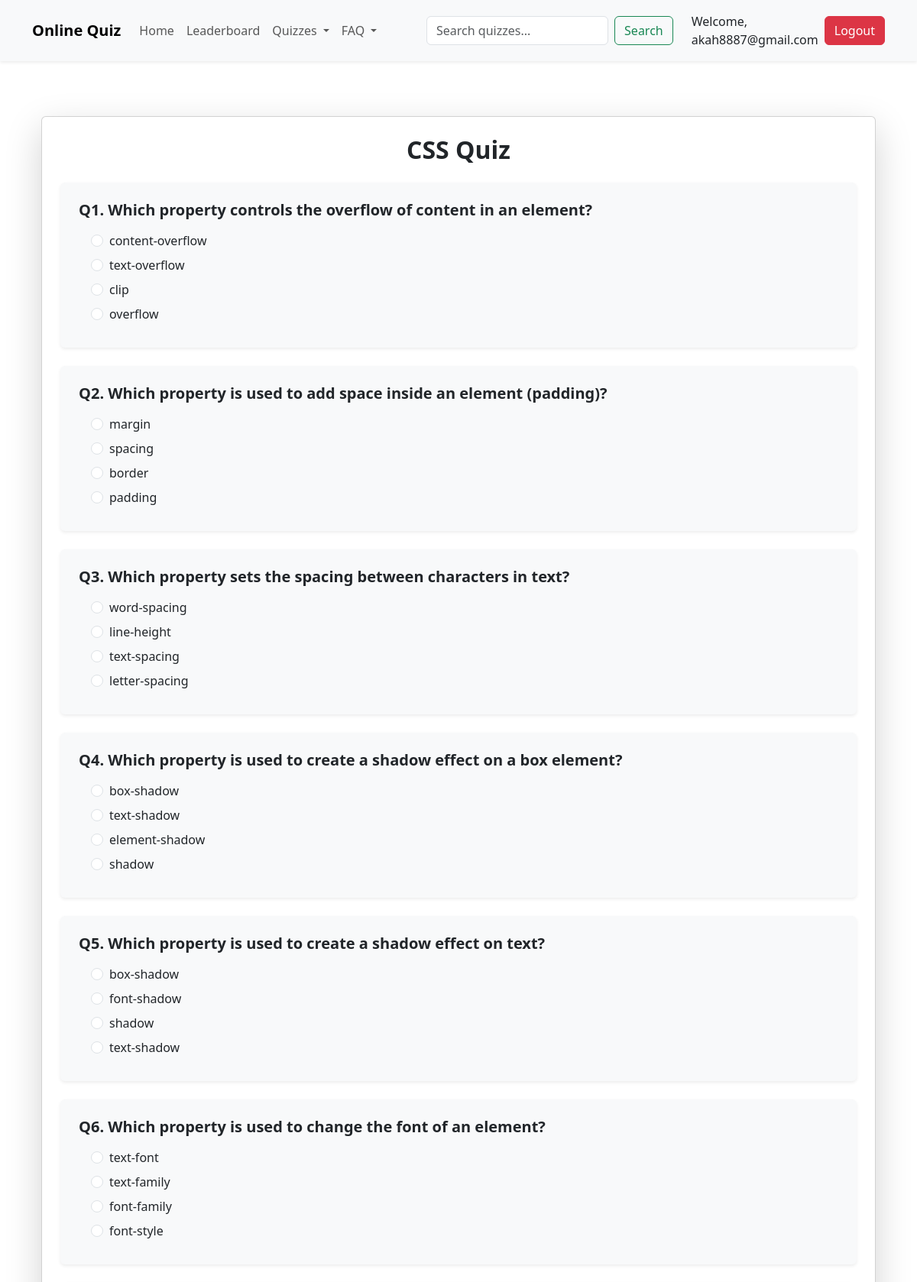
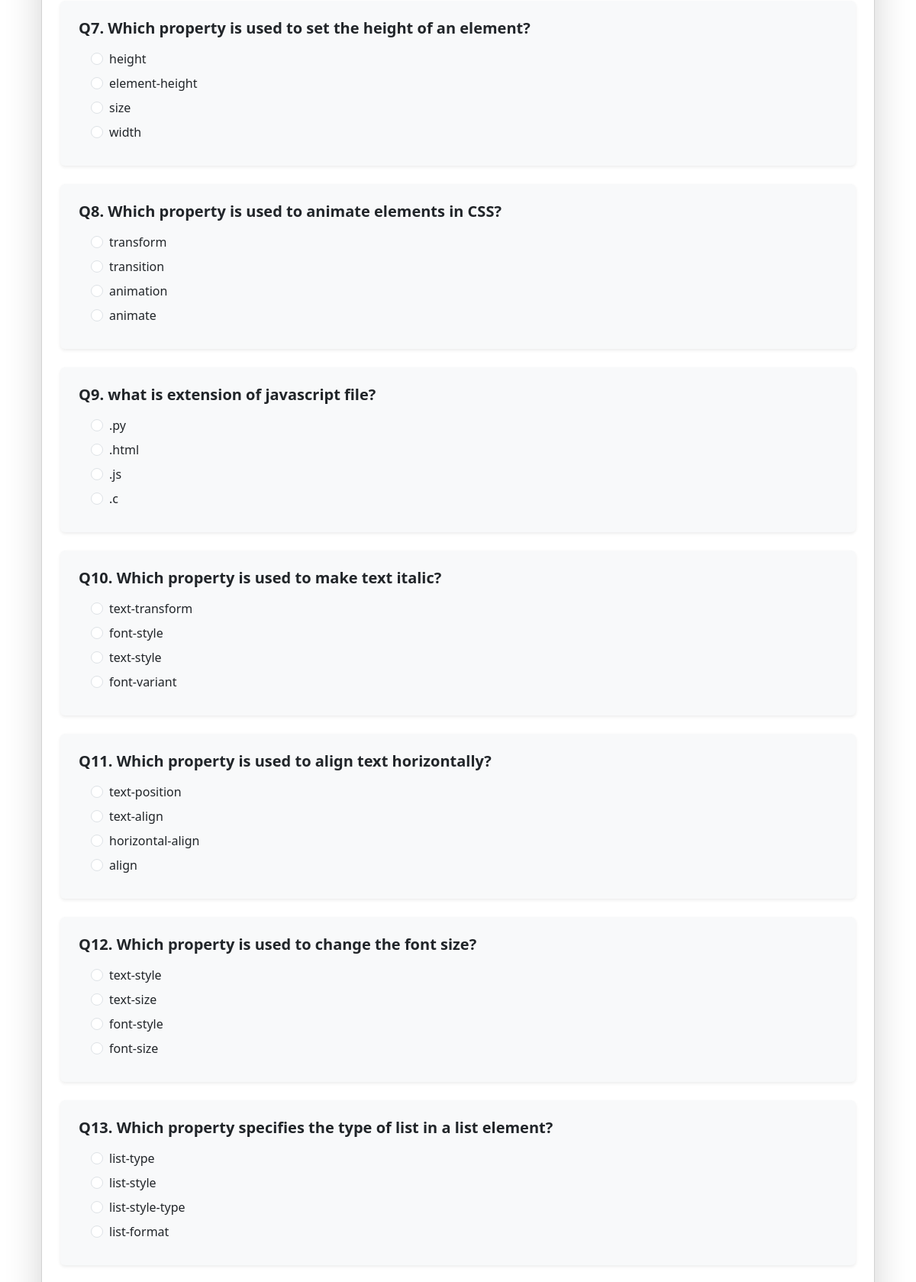
The page /quiz/CSS/ (signed in, upper part) on the database its author committed (2 pictures, top to bottom).
### mainapp/models.py (models this page shows, shortened)
class Question(models.Model):
    CATEGORY_CHOICES = [
        ("HTML", "HTML"),
        ("CSS", "CSS"),
        ("JavaScript", "JavaScript"),
        ("Python", "Python"),
        ("Django", "Django"),
        ("React", "React"),
        ("Express", "Express"),
        ("Tailwind", "Tailwind"),
        ("Node.js", "Node.js"),
        ("Angular", "Angular"),
        ("Vue", "Vue"),
        ("Bootstrap", "Bootstrap"),
    ]
    category = models.CharField(max_length=50, choices=CATEGORY_CHOICES)
    text = models.TextField()
    option1 = models.CharField(max_length=255)
    option2 = models.CharField(max_length=255)
    option3 = models.CharField(max_length=255)
    option4 = models.CharField(max_length=255, blank=True, null=True)
    answer = models.CharField(max_length=255)  # store correct option text

### mainapp/views.py (the view, shortened to what this page needs)
# urls.py: path("quiz/<str:category>/", views.quiz_view, name="quiz"),
@login_required(login_url="login")
def quiz_view(request, category):
    print("DEBUG: category =", category)
    print(
        "DEBUG: Tailwind count =", Question.objects.filter(category="Tailwind").count()
    )
    questions = Question.objects.filter(category=category)
    print("DEBUG: questions for", category, "=", questions.count())
    seen = set()
    unique_questions = []
    for q in questions:
        if q.text not in seen:
            unique_questions.append(q)
            seen.add(q.text)
    if not unique_questions:
        from django.contrib import messages
        messages.warning(request, f"No questions found for {category} yet!")
        return redirect("index")
    total = len(unique_questions)
    random.shuffle(unique_questions)
    question_data = []
    for q in unique_questions:
        options = [q.option1, q.option2, q.option3, q.option4]
        random.shuffle(options)
        question_data.append(
            {
                "id": q.id,
                "text": q.text,
                "options": options,
                "answer": q.answer,
            }
        )
    score = None
    return render(
        request,
        "quiz.html",
        {
            "questions": question_data,
            "score": score,
            "total": total,
            "category": category,
        },
    )

### mainapp/context_processors.py (called while the page is built)
def session_settings(request):
    return {
        "settings": {
            "SESSION_COOKIE_AGE": getattr(settings, "SESSION_COOKIE_AGE", 1800),
            "SESSION_TIMEOUT_WARNING": getattr(
                settings, "SESSION_TIMEOUT_WARNING", 300
            ),
        }
    }

### mainapp/templates/quiz.html (shortened to what this page needs)
{% extends 'base.html' %}
{% load static %}
{% block content %}
<div class="container my-5">
    <div class="card shadow-lg p-4">
        <h2 class="text-center fw-bold mb-4">{{ category }} Quiz</h2>
        {% if score is not None %}
        <div class="alert alert-info text-center">
            You scored <strong>{{ score }}</strong> out of <strong>{{ total }}</strong>.
        </div>
        <div class="text-center mb-3">
            <a href="{% url 'index' %}" class="btn btn-secondary me-4">Back to Home</a>
            <a href="{% url 'quiz' category %}" class="btn btn-primary">Retry Quiz</a>
        </div>
        {% if score >= total|add:"-1" %}
        <audio id="celebration-audio" src="{% static '/audio/audio.wav' %}" preload="auto"></audio>
        <script>
            document.addEventListener("DOMContentLoaded", function () {
                // Play audio
                const audio = document.getElementById("celebration-audio");
                audio.play();
                // Fire multiple confetti bursts 🎉
                function fireConfetti() {
                    confetti({
                        particleCount: 320,
                        spread: 100,
                        origin: { y: 0.6 }
                    });
                }
                // Burst 3 times
                fireConfetti();
                setTimeout(fireConfetti, 700);
                setTimeout(fireConfetti, 1400);
            });
        </script>
        {% endif %}
        {% else %}
        <form method="post" class="quiz-form">
            {% for q in questions %}
            <div class="mb-4 p-3 p-md-4 rounded shadow-sm bg-light">
                <h5 class="fw-bold mb-3">Q{{ forloop.counter }}. {{ q.text }}</h5>
                <div class="ms-2 ms-md-3">
                    {% for opt in q.options %}
                    <div class="form-check mb-2">
                        <input type="radio" class="form-check-input" name="q{{ q.id }}" value="{{ opt }}" id="q{{ q.id }}{{ forloop.counter }}">
                        <label class="form-check-label" for="q{{ q.id }}{{ forloop.counter }}">{{ opt }}</label>
                    </div>
                    {% endfor %}
                </div>
            </div>
            {% endfor %}
        </form>
        {% endif %}
    </div>
</div>
{% endblock %}

### mainapp/templates/base.html (shortened to what this page needs)
{% load static %}
</head>
<body data-user-authenticated="{% if user.is_authenticated %}true{% else %}false{% endif %}"
    data-session-timeout="{{ settings.SESSION_COOKIE_AGE|default:1800 }}"
    data-warning-time="{{ settings.SESSION_TIMEOUT_WARNING|default:300 }}">
    <html lang="en">
    <head>
        <link href="https://cdn.jsdelivr.net/npm/bootstrap@5.3.3/dist/css/bootstrap.min.css" rel="stylesheet">
        <link rel="stylesheet" href="{% static 'css/style.css' %}">
        <link rel="stylesheet" href="https://cdnjs.cloudflare.com/ajax/libs/font-awesome/6.5.1/css/all.min.css">
        <link href="https://cdn.jsdelivr.net/npm/bootstrap-icons/font/bootstrap-icons.css" rel="stylesheet">
    </head>
    <body>
        <nav class="navbar navbar-expand-lg bg-body-tertiary shadow-sm">
            <div class="container my-2">
                <a class="navbar-brand fw-bold" href="{% url 'index' %}">Online Quiz</a>
                <div class="collapse navbar-collapse" id="navbarSupportedContent">
                    <ul class="navbar-nav me-auto mb-2 mb-lg-0">
                        <li class="nav-item">
                            <a class="nav-link {% if request.resolver_match.url_name == 'index' %}active{% endif %}"
                                href="{% url 'index' %}">Home</a>
                        </li>
                        <li class="nav-item">
                            <a class="nav-link {% if request.resolver_match.url_name == 'leaderboard' %}active{% endif %}"
                                href="{% url 'leaderboard' %}">Leaderboard</a>
                        </li>
                        <li class="nav-item dropdown">
                            <a class="nav-link dropdown-toggle" href="#" role="button" data-bs-toggle="dropdown"
                                aria-expanded="false">
                                Quizzes
                            </a>
                        </li>
                        <li class="nav-item dropdown">
                            <a class="nav-link dropdown-toggle" href="#" role="button" data-bs-toggle="dropdown"
                                aria-expanded="false">
                                FAQ
                            </a>
                        </li>
                    </ul>
                    <div class="d-none d-lg-flex align-items-center" style="max-width:600px; margin-left: auto;">
                        <form class="d-flex w-100 me-2 mb-0" role="search">
                            <input class="form-control me-2" type="search" placeholder="Search quizzes..."
                                aria-label="Search">
                            <button class="btn btn-outline-success" type="submit">Search</button>
                        </form>
                        {% if user.is_authenticated %}
                        <span class="ms-3">Welcome, {{ user.username }}</span>
                        <a href="{% url 'logout' %}" class="btn btn-danger ms-2">Logout</a>
                        {% else %}
                        <a href="{% url 'login' %}" class="btn btn-primary ms-2">Login</a>
                        {% endif %}
                    </div>
                </div>
            </div>
        </nav>
        <main class="container my-4">
            {% block content %}
            {% endblock %}
        </main>
    </body>
    </html>

### mainapp/static/css/style.css (style rules this page uses)
html, body { height: 100%; margin: 0; display: flex; flex-direction: column; }

### rows shown on the page
Question: text "Which property controls the overflow of content in an element?", options "content-overflow" "text-overflow" "clip" "overflow"
Question: text "Which property is used to add space inside an element (padding)?", options "margin" "spacing" "border" "padding"
Question: text "Which property sets the spacing between characters in text?", options "word-spacing" "line-height" "text-spacing" "letter-spacing"
Question: text "Which property is used to create a shadow effect on a box element?", options "box-shadow" "text-shadow" "element-shadow" "shadow"
Question: text "Which property is used to create a shadow effect on text?", options "box-shadow" "font-shadow" "shadow" "text-shadow"
Question: text "Which property is used to change the font of an element?", options "text-font" "text-family" "font-family" "font-style"
Question: text "Which property is used to set the height of an element?", options "height" "element-height" "size" "width"
Question: text "Which property is used to animate elements in CSS?", options "transform" "transition" "animation" "animate"
Question: text "what is extension of javascript file?", options ".py" ".html" ".js" ".c"
Question: text "Which property is used to make text italic?", options "text-transform" "font-style" "text-style" "font-variant"
Question: text "Which property is used to align text horizontally?", options "text-position" "text-align" "horizontal-align" "align"
Question: text "Which property is used to change the font size?", options "text-style" "text-size" "font-style" "font-size"
Question: text "Which property specifies the type of list in a list element?", options "list-type" "list-style" "list-style-type" "list-format"

### other values the page prints
{{ user.username }} "akah8887@gmail.com"
{{ category }} "CSS"
